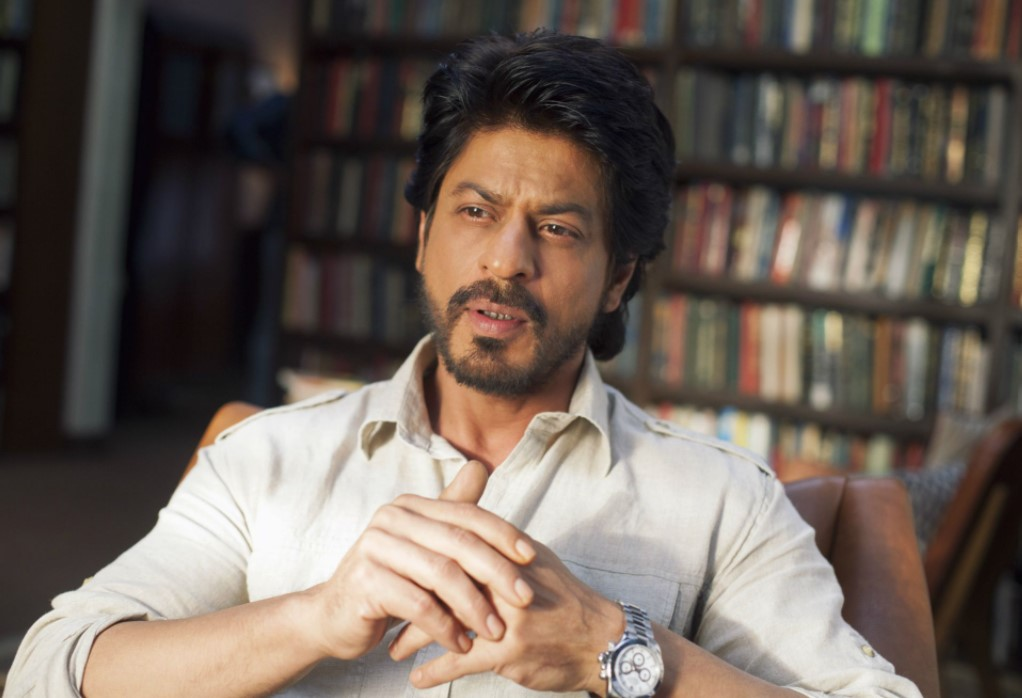
#> input picture imga.jpg, 1022 x 698 px
$ jupyter execute Untitled1.ipynb
#> lines starting #> are read from the running program, lines starting #| are printed output that depends on the picture; after the words box and inside, x2 and y2 are one past the last pixel; in counts of white or black regions, pixels touching at a corner belong together
[cell 1]
import numpy
import cv2
cn = numpy.zeros([500 , 500  , 3])
cn[: , :] = [0 , 0, 0 ]

[cell 2]
l=300
for i in range(0 , 499):
    for j in range(9):
        cn[i , 490+j]= [255, 255, 255]
        cn[i+1 , 0+j]= [255, 255, 255]

for i in range(24 , 474):
    for j in range(9):
        cn[i , 465+j]= [255, 255, 255]
        cn[i+1 , 24+j]= [255, 255, 255]

for i in range(49 , 449):
    for j in range(9):
        cn[i , 440+j]= [255, 255, 255]
        cn[i+1 , 49+j]= [255, 255, 255]

for i in range(74 , 424):
    for j in range(9):
        cn[i , 415+j]= [255, 255, 255]
        cn[i+1 , 74+j]= [255, 255, 255]

for i in range(99, 399):
    for j in range(9):
        cn[i , 390+j]= [255, 255, 255]
        cn[i+1 , 99+j]= [255, 255, 255]


for i in range(124, 374):
    for j in range(9):
        cn[i , 365+j]= [255, 255, 255]
        cn[i+1 , 124+j]= [255, 255, 255]

for i in range(149 , 349):
    for j in range(9):
        cn[i , 340+j]= [255, 255, 255]
        cn[i+1 , 149+j]= [255, 255, 255]

for i in range(174 , 324):
    for j in range(9):
        cn[i , 315+j]= [255, 255, 255]
        cn[i+1 , 174+j]= [255, 255, 255]

for i in range(200 , 299):
    for j in range(9):
        cn[i , 290+j]= [255, 255, 255]
        cn[i+1 , 200+j]= [255, 255, 255]

for i in range(225 , 274):
    for j in range(225 , 275):
        cn[i , j ]= [255, 255 , 255]


for i in range(0 , 499):
    for j in range(9):
        cn[491+j, i]= [255, 255, 255]
        cn[0+j, i]= [255, 255, 255]
for i in range(25, 474):
    for j in range(9):
        cn[466+j, i]= [255, 255, 255]
        cn[24+j, i]= [255, 255, 255]
for i in range(50, 449):
    for j in range(9):
        cn[441+j, i]= [255, 255, 255]
        cn[49+j, i]= [255, 255, 255]
for i in range(75, 424):
    for j in range(9):
        cn[416+j, i]= [255, 255, 255]
        cn[74+j, i]= [255, 255, 255]

for i in range(100 , 399):
    for j in range(9):
        cn[391+j, i]= [255, 255, 255]
        cn[99+j, i]= [255, 255, 255]
for i in range(125, 374):
    for j in range(9):
        cn[366+j, i]= [255, 255, 255]
        cn[124+j, i]= [255, 255, 255]
for i in range(150 , 349):
    for j in range(9):
        cn[341+j, i]= [255, 255, 255]
        cn[149+j, i]= [255, 255, 255]
for i in range(175, 324):
    for j in range(9):
        cn[316+j, i]= [255, 255, 255]
        cn[174+j, i]= [255, 255, 255]
for i in range(200, 299):
    for j in range(9):
        cn[291+j, i]= [255, 255, 255]
        cn[199+j, i]= [255, 255, 255]

[cell 3]
cv2.imshow("my photo" , cn)
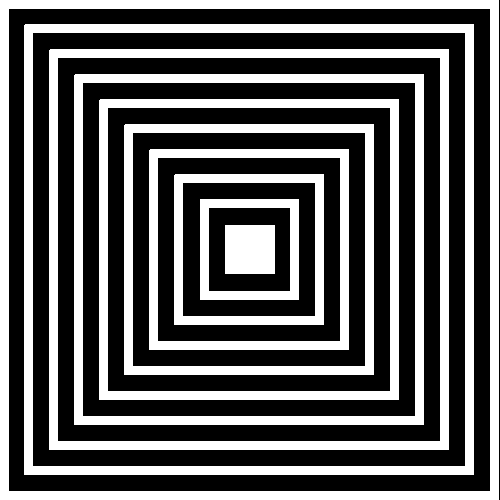
#> window 'my photo': shape (500, 500, 3); 38.7% white; 10 white regions, largest, box (x1, y1, x2, y2) and area: (0, 0, 499, 500) 17658, (24, 24, 474, 475) 15893, (49, 49, 449, 450) 14093
cv2.waitKey()
cv2.destroyAllWindows()

[cell 4]
cv2.imwrite("my image.jpg" , cn)

# Swapping faces of two images

[cell 5]
import cv2

[cell 6]
imag1 = cv2.imread("imga.jpg")
#> imag1 is the input picture: shape (698, 1022, 3); mean B, G, R 88, 96.4, 108.3
cv2.imshow("photo" , imag1)
cv2.waitKey()
cv2.destroyAllWindows()

[cell 7]
imag2 = cv2.imread("imgb.jpg")
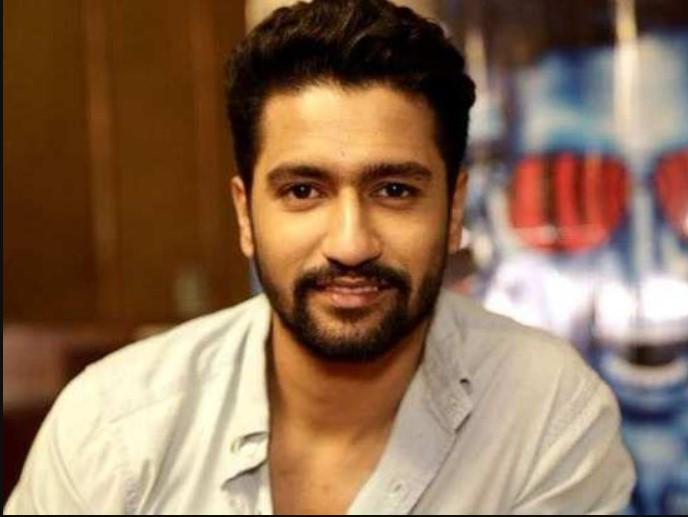
#> input picture imgb.jpg, 688 x 517 px
#> imag2 is the input picture: shape (517, 688, 3); mean B, G, R 85.1, 110.4, 140.7
cv2.imshow("photo" , imag2)
cv2.waitKey()
cv2.destroyAllWindows()

[cell 8]
imag2.shape
#> Out = (517, 688, 3)

[cell 9]
imag2c = imag2[ :550,:600]
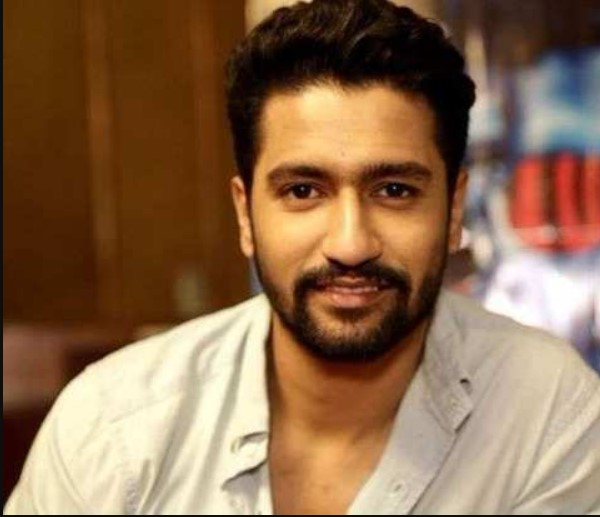
#> imag2c: shape (517, 600, 3); mean B, G, R 77.9, 106.8, 139.8
cv2.imshow("swap" , imag2c)
cv2.waitKey()
cv2.destroyAllWindows()

# Combining two photos (like collage)

[cell 10]
img1 = cv2.imread('img1.jpg')
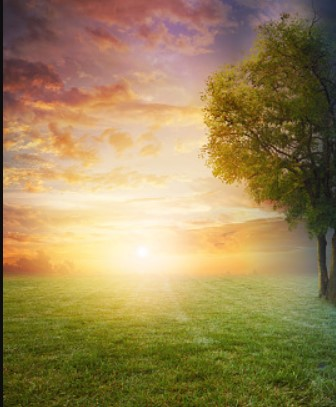
#> input picture img1.jpg, 336 x 407 px
#> img1 is the input picture: shape (407, 336, 3); mean B, G, R 86.2, 133.5, 155
img2 = cv2.imread('img2.jpg')
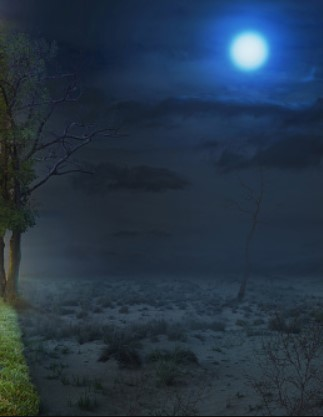
#> input picture img2.jpg, 323 x 417 px
#> img2 is the input picture: shape (417, 323, 3); mean B, G, R 70.8, 53.4, 36.9

[cell 11]
cv2.imshow("my photo" , img1)
cv2.waitKey()
cv2.destroyAllWindows()

[cell 12]
cv2.imshow("my photo" , img2)
cv2.waitKey()
cv2.destroyAllWindows()

[cell 13]
img1.shape
#> Out = (407, 336, 3)

[cell 14]
img2.shape
#> Out = (417, 323, 3)

[cell 15]
img1 = img1[:,:323]
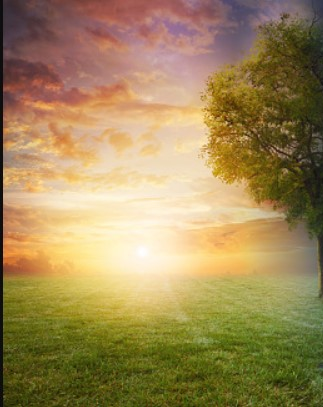
#> img1: shape (407, 323, 3); mean B, G, R 87.8, 136.4, 159

[cell 16]
img2 = img2[:407, :323]
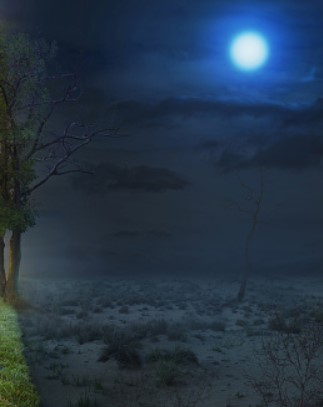
#> img2: shape (407, 323, 3); mean B, G, R 71.5, 53.6, 36.9

[cell 17]
merge_img = numpy.hstack((img1,img2))
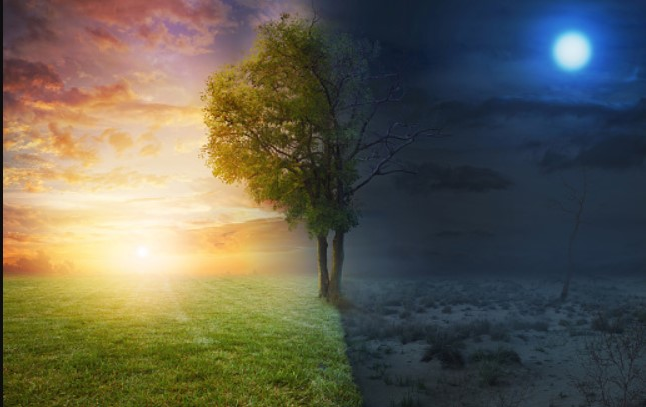
#> merge_img: shape (407, 646, 3); mean B, G, R 79.6, 95, 98
